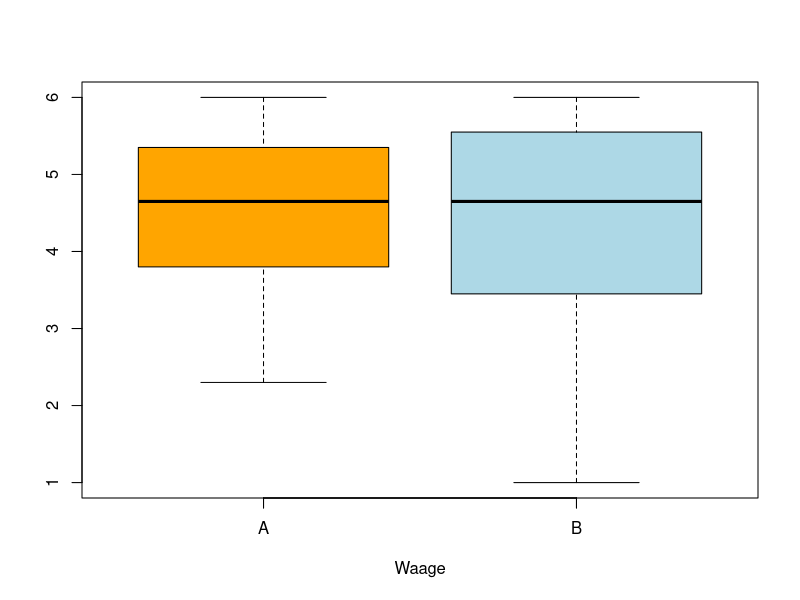
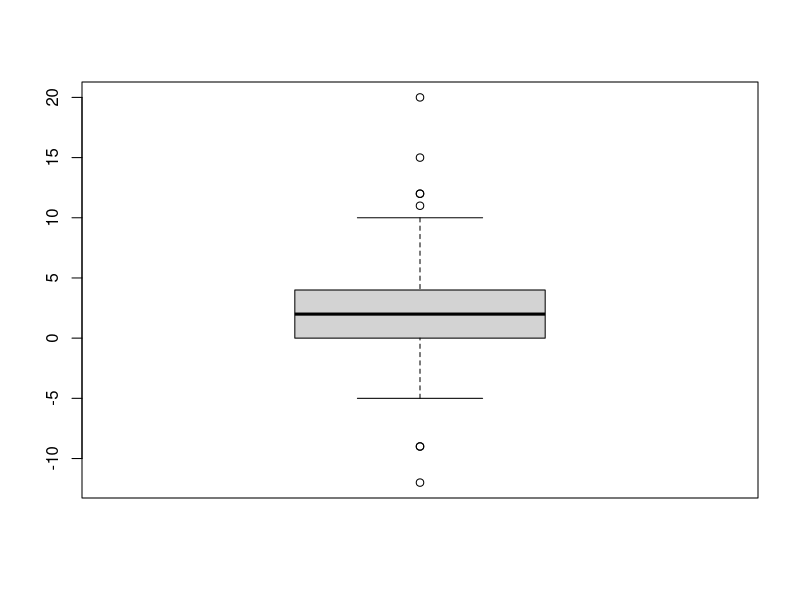
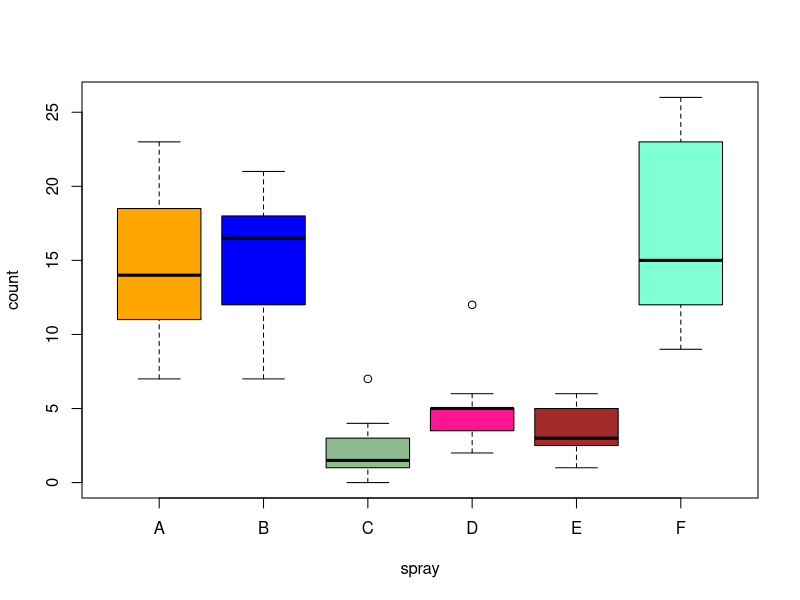
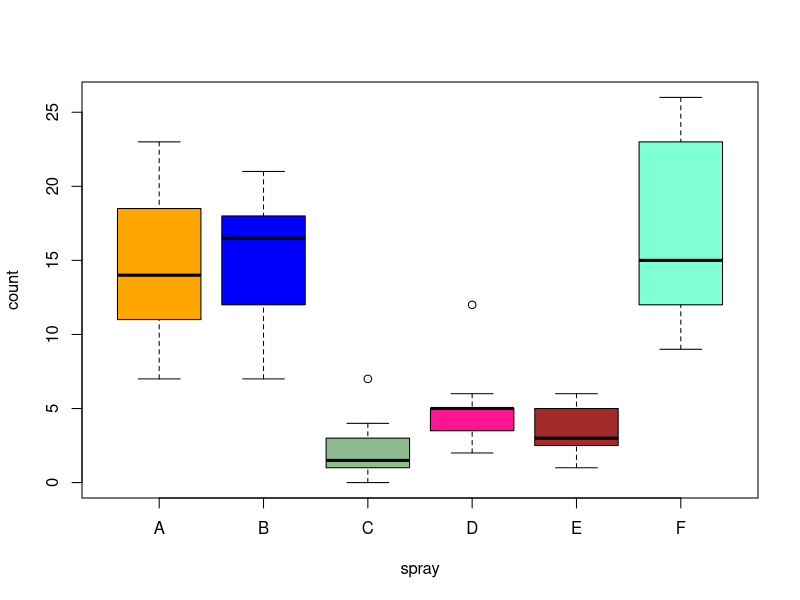

R code for these plots, in order:
# 2.1

winner <- c(191, 185, 185, 182, 182, 188, 188, 188, 185, 185, 177,
182, 182, 193, 183, 179, 179, 175)

opponent <- c(165, 187, 175, 193, 185, 187, 188, 173, 180, 177, 183,
185, 180, 180, 182, 178, 178, 173)


length(winner)
length(opponent)

winner[6:10]

winner[c(3, 5, 10:12)]

winner[c(6, 7)] <- 189
winner

mean(winner)
mean(opponent)

mean(winner - opponent)

var(winner)

sd(winner)

# 2.2

grades <- c(4.2, 2.3, 5.6, 4.5, 4.8, 3.9, 5.9, 2.4, 5.9, 6, 4, 3.7, 5, 5.2, 4.5, 3.6, 5, 6, 2.8, 3.3, 5.5, 4.2, 4.9, 5.1)

sort(grades)
median(grades)
mean(grades)

gradesManipulated <- c(4.2, 2.3, 5.6, 1, 4.8, 3.9, 5.9, 2.4, 5.9, 6, 4, 3.7, 5, 5.2, 4.5, 3.6, 5, 6, 2.8, 3.3, 5.5, 1, 6, 5.1)

sort(gradesManipulated)
median(gradesManipulated)
mean(gradesManipulated)

boxplot(grades, xlab = "Waage", gradesManipulated, col = c("orange", "lightblue"))
axis(side = 1, at = c(1, 2), labels = c("A", "B"))

# 2.3
data <- read.csv("sw02/mannfrau.csv")
data
head(data)


difference <- data[1] - data[3]
difference

boxplot(difference)

# 2.4
head(InsectSprays)
tapply(InsectSprays[, "count"], InsectSprays[, "spray"], FUN = mean)

tapply(InsectSprays$count, InsectSprays$spray, mean)

attach(InsectSprays)
tapply(count, spray, mean)

#ohne Attach
boxplot(count ~ spray,
data = InsectSprays,
col=c("orange", "blue", "darkseagreen", "deeppink",
"brown", "aquamarine")
)

# mit Attach
boxplot(count ~ spray,
col=c("orange", "blue", "darkseagreen", "deeppink",
"brown", "aquamarine")
)

# 2.5
diet <- read.csv("sw02/Diet.csv")

head(diet)

diet$weight.loss <- diet$weight6weeks - diet$pre.weight
head(diet)